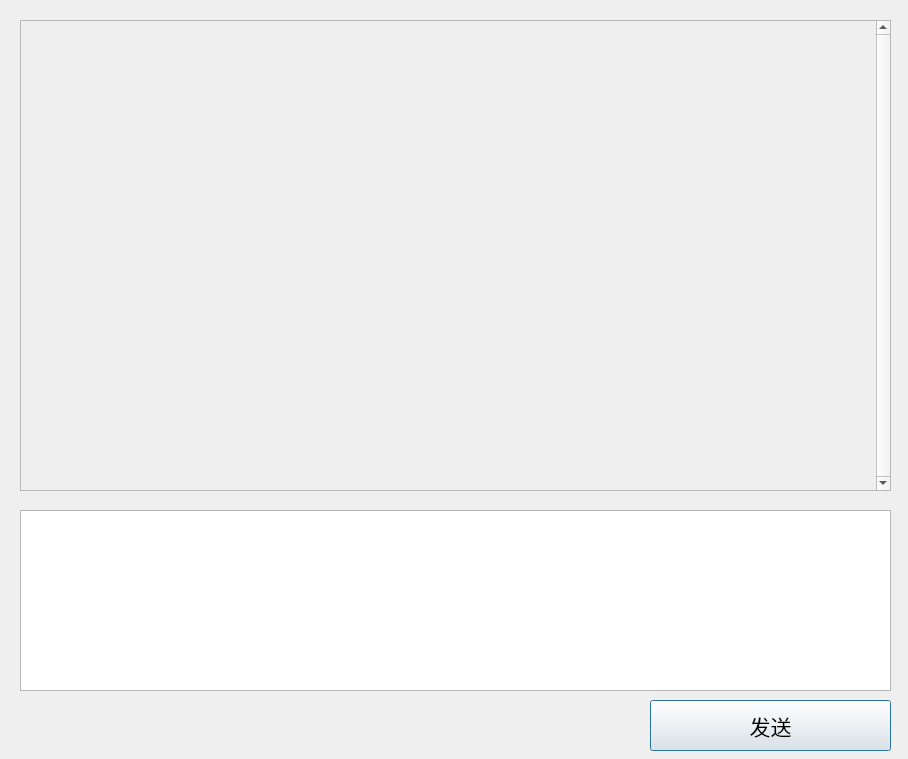
<?xml version="1.0" encoding="UTF-8"?>
<ui version="4.0">
 <class>chatWindow</class>
 <widget class="QDialog" name="chatWindow">
  <property name="geometry">
   <rect>
    <x>0</x>
    <y>0</y>
    <width>908</width>
    <height>759</height>
   </rect>
  </property>
  <property name="windowTitle">
   <string>与 某某用户 交谈中</string>
  </property>
  <widget class="QScrollArea" name="scrollArea">
   <property name="geometry">
    <rect>
     <x>20</x>
     <y>20</y>
     <width>871</width>
     <height>471</height>
    </rect>
   </property>
   <property name="sizePolicy">
    <sizepolicy hsizetype="Expanding" vsizetype="Expanding">
     <horstretch>0</horstretch>
     <verstretch>5</verstretch>
    </sizepolicy>
   </property>
   <property name="verticalScrollBarPolicy">
    <enum>Qt::ScrollBarAlwaysOn</enum>
   </property>
   <property name="horizontalScrollBarPolicy">
    <enum>Qt::ScrollBarAlwaysOff</enum>
   </property>
   <property name="sizeAdjustPolicy">
    <enum>QAbstractScrollArea::AdjustToContents</enum>
   </property>
   <property name="widgetResizable">
    <bool>true</bool>
   </property>
   <property name="alignment">
    <set>Qt::AlignLeading|Qt::AlignLeft|Qt::AlignTop</set>
   </property>
   <widget class="QWidget" name="scrollAreaWidgetContents">
    <property name="geometry">
     <rect>
      <x>0</x>
      <y>0</y>
      <width>848</width>
      <height>469</height>
     </rect>
    </property>
    <property name="sizePolicy">
     <sizepolicy hsizetype="Preferred" vsizetype="Preferred">
      <horstretch>0</horstretch>
      <verstretch>0</verstretch>
     </sizepolicy>
    </property>
    <widget class="QWidget" name="verticalLayoutWidget">
     <property name="geometry">
      <rect>
       <x>0</x>
       <y>0</y>
       <width>871</width>
       <height>471</height>
      </rect>
     </property>
     <layout class="QVBoxLayout" name="messageList"/>
    </widget>
   </widget>
  </widget>
  <widget class="QTextEdit" name="textarea">
   <property name="geometry">
    <rect>
     <x>20</x>
     <y>510</y>
     <width>871</width>
     <height>181</height>
    </rect>
   </property>
  </widget>
  <widget class="QPushButton" name="sendBut">
   <property name="geometry">
    <rect>
     <x>650</x>
     <y>700</y>
     <width>241</width>
     <height>51</height>
    </rect>
   </property>
   <property name="font">
    <font>
     <family>Agency FB</family>
     <pointsize>16</pointsize>
    </font>
   </property>
   <property name="text">
    <string>发送</string>
   </property>
  </widget>
 </widget>
 <resources/>
 <connections/>
</ui>
